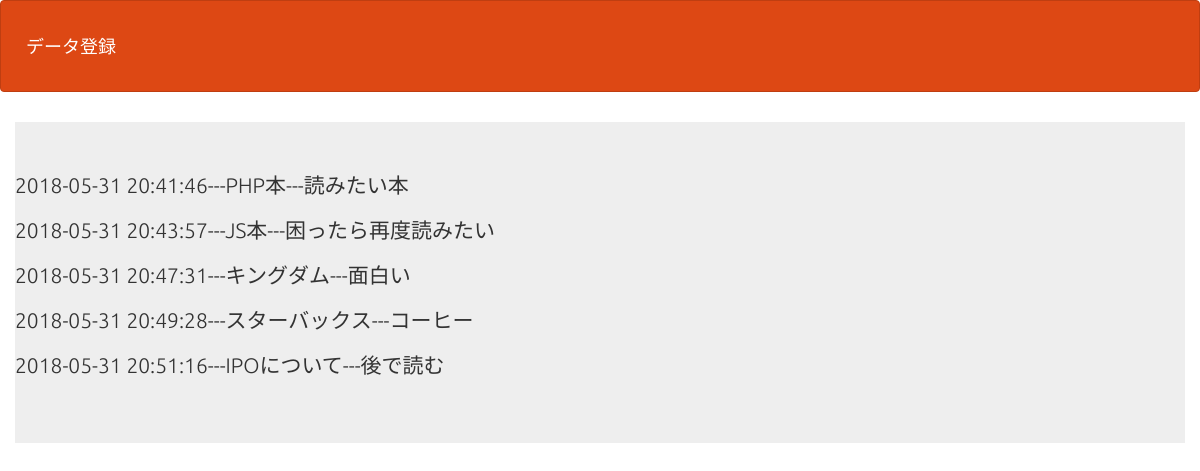
The app's page /kadai-select.php with its own data.
### tables this page shows
CREATE TABLE IF NOT EXISTS `gs_bm_table` (
`id` int(12) NOT NULL,
  `name` varchar(64) NOT NULL,
  `url` text,
  `comment` text,
  `indate` datetime NOT NULL
);

### kadai-select.php (the view, shortened to what this page needs)
<?php
try {
  $pdo = new PDO('mysql:dbname=gs_db;charset=utf8;host=localhost','root','');
} catch (PDOException $e) {
  exit('dbError'.$e->getMessage());
}
$stmt = $pdo->prepare("SELECT * FROM gs_bm_table");
$status = $stmt->execute();
$view="";
if($status==false) {
  $error = $stmt->errorInfo();
  exit("sqlError:".$error[2]);
}else{
  while( $result = $stmt->fetch(PDO::FETCH_ASSOC)){
    $view .= "<p>".$result["indate"]."---".$result["name"]."---".$result["comment"]."</p>";
  }
}
?>
<!DOCTYPE html>
<html lang="ja">
<head>
<link rel="stylesheet" href="css/range.css">
<link href="css/bootstrap.min.css" rel="stylesheet">
</head>
<body id="main">
<header>
  <nav class="navbar navbar-default">
    <div class="container-fluid">
      <div class="navbar-header">
      <a class="navbar-brand" href="kadai-index.php">データ登録</a>
      </div>
    </div>
  </nav>
</header>
<div>
    <div class="container jumbotron"><?=$view?></div>
</div>
</body>
</html>

### kadai-select.php (style rules this page uses)
div { padding: 10px;font-size:16px; }

### records on screen
gs_bm_table: indate "2018-05-31 20:41:46", name "PHP本", comment "読みたい本"
gs_bm_table: indate "2018-05-31 20:43:57", name "JS本", comment "困ったら再度読みたい"
gs_bm_table: indate "2018-05-31 20:47:31", name "キングダム", comment "面白い"
gs_bm_table: indate "2018-05-31 20:49:28", name "スターバックス", comment "コーヒー"
gs_bm_table: indate "2018-05-31 20:51:16", name "IPOについて", comment "後で読む"
